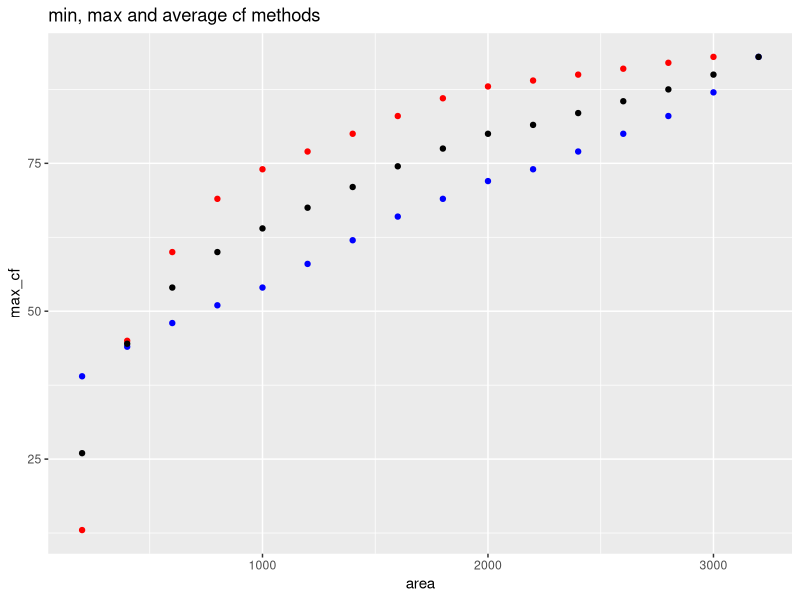
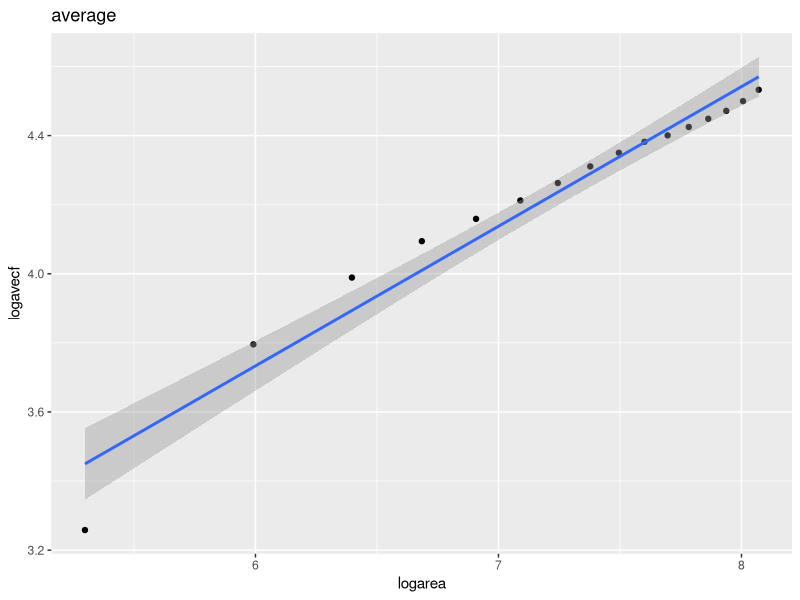
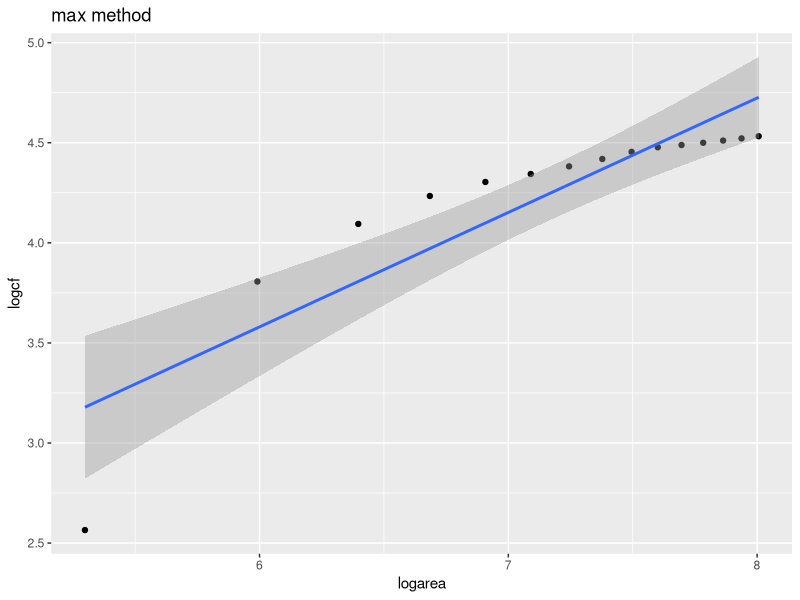
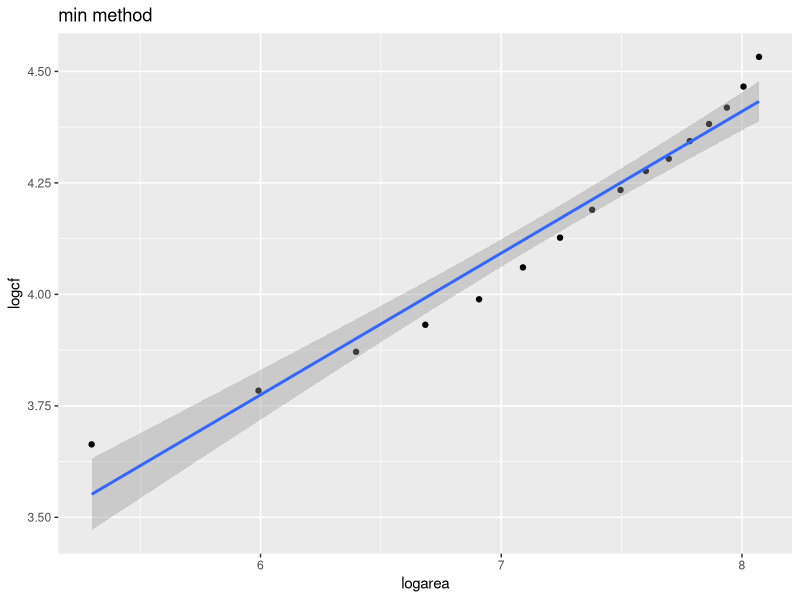
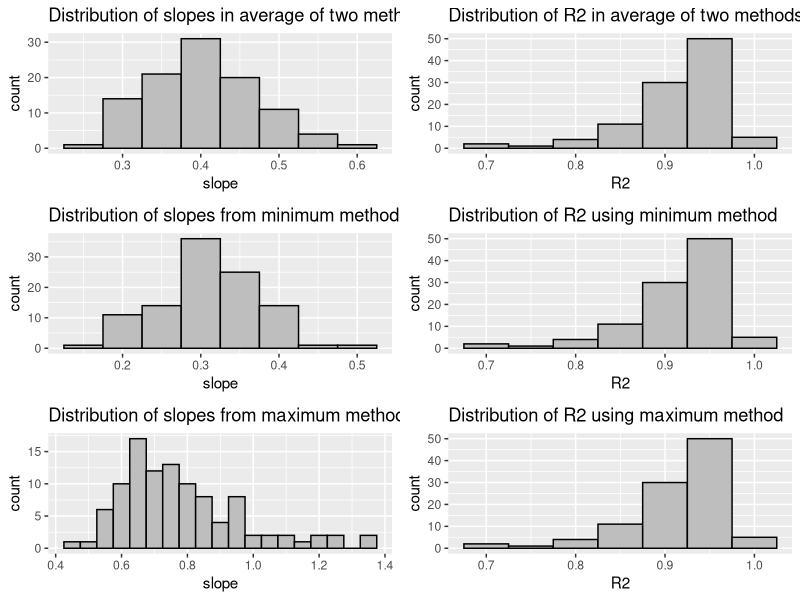

Here is the R script that generated these plots, in order:
rm(list = ls())
cat("\014")
library(dplyr)
library(ggplot2)
library(nlme)
library(gridExtra)
#plot level SAC


plotrichness = read.csv("../Data/plot_rich.csv")
#plot richness includes the missing plots as 0's
plotrichness = plotrichness[, -1]

#Input all the ground flora data
Data = read.csv("../Data/GroundCover.csv")
Data_Yr2 = Data %>% filter(Yr_2 == 2)#%>%select(SITE,PLOT,NEST,COV,Amalgams)
colnames(Data_Yr2) = c("SITE", "PLOT", "NEST", "Cover", "BRC_number", "Year")
veg_codes = read.csv("../Data/vegetation_codes.csv")

# the  bryophytes, lichen etc have already been removed from veg codes csv so join this with ground cover to eliminate bryophytes from counts


colnames(veg_codes) = c("Species", "BRC_number")
Data_Yr2_veg = Data_Yr2 %>% inner_join(veg_codes)
# now using Dat_Yr2_veg means analysis is carried out without bryophytes


missing_sites = c(15, 17, 38, 46, 46, 46, 59, 59, 63,
                  74, 77, 83, 90, 98, 98, 98, 59, 79,
                  79, 91, 99, 99, 99, 48, 48, 29, 29,
                  82, 77)
missing_plots = c(1,15, 9, 2, 8, 16, 1, 8, 14, 16, 1,
                  16, 2,11,12,14,1, 2, 3, 15, 10, 13,
                  14, 7, 10, 2, 1, 7, 16)
missing = as.data.frame(cbind(missing_sites, missing_plots))
colnames(missing) = c("Site", "Plot")

# calculate SAC starting from least rich plot
#select plot with least amount of species
#remove missing plots from Data_Yr2_veg



sac_max = list()

for (i in 1:103){
  f = vector()
  plotvect = c(1:16)
  sitevector = plotrichness[i,] # vector of richnesses of each plot for site i
  # remove zero values of missing plots
  #sitevector = sitevector[sitevector != 0]
  sitevector[sitevector == 0] = NA
  start = which.min(sitevector) # take plot with min richness
  siteveg = Data_Yr2_veg %>% filter(SITE == i) #get species data for site i
  startplot = siteveg %>% filter(PLOT == start) # get species data for min plot
  f[1] = length(unique(startplot$Species)) # first frequency  is just richness of min plot
  restofplots = siteveg %>% filter(PLOT != start) # take out the min plot
  plotvect = plotvect[-start] # take out the plot number of min plot
  j = 1
    while (length(plotvect != 0)) {
      #browser()
      j = j + 1 # counter for position in f vector
      #inner joins of all other plots to min plot, tmp 2 lists all species in
      #next plot that were not in min plot.
      tmp2 = restofplots %>% group_by(PLOT) %>% anti_join(., startplot, by = "Species")
      if (length(tmp2$SITE) == 0) {
         break
      } else {
    # this just gives the numbers of new species
          nos = as.data.frame(tmp2 %>% group_by(PLOT) %>% summarise(length(unique(Species))))
    #find location i.e.plot numer of biggest new no. of species
          position = which.max(nos[, 2])
          nextplot = nos[, 1][position]
    # make the next frequency the biggest jump
          f[j] = max(nos[, 2]) #next f along, the extra species only
    #remove that plot number
          plotvect = plotvect[which(plotvect != nextplot)]
    # remove that plot species list
          restofplots = filter(siteveg, PLOT %in% plotvect)
          nextplotveg = siteveg %>% filter(PLOT == nextplot)
    # add the species for the removed plot to the start plot so only additional
    #new species are counted
          startplot = rbind(startplot, nextplotveg)
  }
    }
  sac_max[[i]] = cumsum(f)
}
  

# We have the cumsums in sac_max for the maximum gradient.
# Repeat for the minimum gradient

sac_min = list()

for (i in 1:103){
  f = vector()
  plotvect = c(1:16)
  sitevector = plotrichness[i,] # vector of richnesses of each plot for site i
  # remove zero values of missing plots
  #make NA to keep plot position
  #sitevector = sitevector[sitevector != 0]
  sitevector[sitevector == 0] = NA
  start = which.max(sitevector) # take plot with max richness
  siteveg = Data_Yr2_veg %>% filter(SITE == i) #get species data for site i
  startplot = siteveg %>% filter(PLOT == start) # get species data for min plot
  f[1] = length(unique(startplot$Species)) # first frequency  is just richness of min plot
  restofplots = siteveg %>% filter(PLOT != start) # take out the min plot
  plotvect = plotvect[-start] # take out the plot number of min plot
  j = 1
  while (length(plotvect != 0)) {
    #browser()
    j = j + 1 # counter for position in f vector
    #inner joins of all other plots to min plot, tmp 2 lists all species in
    #next plot that were not in min plot.
    tmp2 = restofplots %>% group_by(PLOT) %>% anti_join(., startplot, by = "Species")
    if (length(tmp2$SITE) == 0) {
      break
    } else {
      # this just gives the numbers of new species
      nos = as.data.frame(tmp2 %>% group_by(PLOT) %>% summarise(length(unique(Species))))
      #find location i.e.plot numer of biggest new no. of species
      position = which.min(nos[, 2])
      nextplot = nos[, 1][position]
      # make the next frequency the biggest jump
      f[j] = min(nos[, 2]) #next f along, the extra species only
      #remove that plot number
      plotvect = plotvect[which(plotvect != nextplot)]
      # remove that plot species list
      restofplots = filter(siteveg, PLOT %in% plotvect)
      nextplotveg = siteveg %>% filter(PLOT == nextplot)
      # add the species for the removed plot to the start plot so only additional
      #new species are counted
      startplot = rbind(startplot, nextplotveg)
    }
  }
  sac_min[[i]] = cumsum(f)
}


areas = seq(from = 200, to = 3200, by = 200)

# make a long df from the min cumsums
long_sac_min = data.frame()

for (i in 1:103){
  y = as.numeric(sac_min[[i]])
  l = length(y)
  x = as.numeric(areas[1:l])
  sitecol =  rep(i,l)
  cols = as.data.frame(cbind(sitecol,x,y))
  colnames(cols) = c("Site","area","min_cf")
  long_sac_min = rbind(long_sac_min,cols)
}


#make a long df from the max cumsums
  
long_sac_max = data.frame()

for (i in 1:103){
  y = as.numeric(sac_max[[i]])
  l = length(y)
  x = as.numeric(areas[1:l])
  sitecol =  rep(i,l)
  cols = as.data.frame(cbind(sitecol,x,y))
  colnames(cols) = c("Site","area","max_cf")
  long_sac_max = rbind(long_sac_max,cols)
}

#Now have long df of cf for each site by max and min method.
#Want to create an average of the two

######################################################
#For example of the issue, consider site 1

site1_max = long_sac_max%>%filter(Site == 1)
site1_min = long_sac_min%>%filter(Site == 1)

longest =  vector()
shortest = vector()

x1 = site1_max$max_cf
x2 = site1_min$min_cf

if (length(x1)>length(x2)){
  longest = x1
  shortest = x2
}else {
  longest = x2
  shortest = x1
}

diff = length(longest)  - length(shortest)
longest_cut = longest[1:length(shortest)] # take off the end cf's on longest

ave = (shortest + longest_cut)/2 # calcualte average



if (diff > 1){
index_replace = c((length(shortest)+1) : (length(shortest)+diff))
}else{
  index_replace = (length(shortest)+1)
}

replace = longest[index_replace] # now add the cut of bits back on
ave_full = c(ave,replace)

#make new dataframe of average values and areas, add log columns

ave_data =  as.data.frame(cbind(areas,ave_full))
ave_data$logarea = log(ave_data$areas)
ave_data$logavecf = log(ave_data$ave_full)

#check out the log/log for the max and min data
site1_max$logarea = log(site1_max$area)
site1_max$logcf = log(site1_max$max_cf)

site1_min$logarea = log(site1_min$area)
site1_min$logcf = log(site1_min$min_cf)

ggplot()+
  geom_point(data = site1_max, aes(x = area, y = max_cf), color="red") +
  geom_point(data = site1_min, aes(x = area, y = min_cf),color="blue")+
  geom_point(data = ave_data, aes(x = areas, y = ave_full),color="black")+
  labs(title = "min, max and average cf methods")


ggplot(data = ave_data, aes(x = logarea, y = logavecf))+
  geom_point()+
  geom_smooth(method = "lm")+
  labs(title = "average")

ggplot(data = site1_max, aes(x = logarea, y = logcf))+
  geom_point()+
  geom_smooth(method = "lm")+
labs(title = "max method")

ggplot(data = site1_min, aes(x = logarea, y = logcf))+
  geom_point()+
  geom_smooth(method = "lm")+
 labs(title = "min method")
#####################################################

## run a linear model for every wood using min/max and average and see what's what.
# first create the average dataframe

ave_data = data.frame()

for (i in 1:103){
  
  site_max = long_sac_max%>%filter(Site == i)
  site_min = long_sac_min%>%filter(Site == i)
  
  longest =  vector()
  shortest = vector()
  
  x1 = site_max$max_cf
  x2 = site_min$min_cf
  
  if (length(x1)>length(x2)){
    longest = x1
    shortest = x2
  }else {
    longest = x2
    shortest = x1
  }
  
  diff = length(longest)  - length(shortest)
  longest_cut = longest[1:length(shortest)] # take off the end cf's on longest
  
  ave = (shortest + longest_cut)/2 # calcualte average
  
  
  
  if (diff > 1){
    index_replace = c((length(shortest)+1) : (length(shortest)+diff))
  }else{
    index_replace = (length(shortest)+1)
  }
  
  replace = longest[index_replace] # now add the cut of bits back on
  ave_full = c(ave,replace)
  
  areas = seq(from = 200, to = 3200, by = 200) # make the correct length
  areas_cut = areas[1:length(ave_full)]
  Site = rep(i,length(ave_full))
  #make a dataframe
  aves=  as.data.frame(cbind(Site,areas_cut,ave_full))
  ave_data = rbind(ave_data,aves)
}

#######################################################



#Now look at R2 etc for the min/max and average

ave_data$logarea = log(ave_data$area)
ave_data$logave = log(ave_data$ave_full)

ave_data_fits = data.frame()
for(i in 1:103){
  #browser()
  site = ave_data%>%filter(Site == i)
  model_ave = lm(site$logave ~ site$logarea)
  s = summary(model_ave)
  slope = model_ave$coefficients[2]
  r2 = s$r.squared
  this_row = as.data.frame(cbind(i,slope,r2))
  ave_data_fits= rbind(ave_data_fits, this_row)
}
colnames(ave_data_fits) = c("Site","slope","R2")
row.names(ave_data_fits) = c(1:103)
##########################################


long_sac_max$logarea = log(long_sac_max$area)
long_sac_max$log_cf_max = log(long_sac_max$max_cf)

max_data_fits = data.frame()
for(i in 1:103){
  site = long_sac_max%>%filter(Site ==i)
  model_max= lm(site$log_cf_max ~ site$logarea)
  s = summary(model_max)
  slope = model_max$coefficients[2]
  r2 = s$r.squared
  this_row = as.data.frame(cbind(i,slope,r2))
  max_data_fits = rbind(max_data_fits, this_row)
}
colnames(max_data_fits) = c("Site","slope","R2")
row.names(max_data_fits) = c(1:103)
#######################################

long_sac_min$logarea = log(long_sac_min$area)
long_sac_min$log_cf_min = log(long_sac_min$min_cf)

min_data_fits = data.frame()
for(i in 1:103){
  site = long_sac_min%>%filter(Site ==i)
  model_min= lm(site$log_cf_min ~ site$logarea)
  s = summary(model_min)
  slope = model_min$coefficients[2]
  r2 = s$r.squared
  this_row = as.data.frame(cbind(i,slope,r2))
  min_data_fits = rbind(min_data_fits, this_row)
}
colnames(min_data_fits) = c("Site","slope","R2")
row.names(min_data_fits) = c(1:103)

#########################################

#look at slopes and r2 from the three dataframes

avehist = ggplot(ave_data_fits, aes(slope))+
  geom_histogram(binwidth = 0.05, col = "black", fill = "grey")+
  ggtitle("Distribution of slopes in average of two methods")
aveR2 = ggplot(ave_data_fits, aes(R2))+
  geom_histogram(binwidth = 0.05, col = "black", fill = "grey")+
  ggtitle("Distribution of R2 in average of two methods")

minhist = ggplot(min_data_fits, aes(slope))+
  geom_histogram(binwidth = 0.05, col = "black", fill = "grey")+
  ggtitle("Distribution of slopes from minimum method")
minR2 = ggplot(ave_data_fits, aes(R2))+
  geom_histogram(binwidth = 0.05, col = "black", fill = "grey")+
  ggtitle("Distribution of R2 using minimum method")

maxhist =ggplot(max_data_fits, aes(slope))+
  geom_histogram(binwidth = 0.05, col = "black", fill = "grey")+
  ggtitle("Distribution of slopes from maximum method")
maxR2=ggplot(ave_data_fits, aes(R2))+
  geom_histogram(binwidth = 0.05, col = "black", fill = "grey")+
  ggtitle("Distribution of R2 using maximum method")

grid.arrange(avehist,aveR2,minhist,minR2,maxhist,maxR2, nrow = 3)
